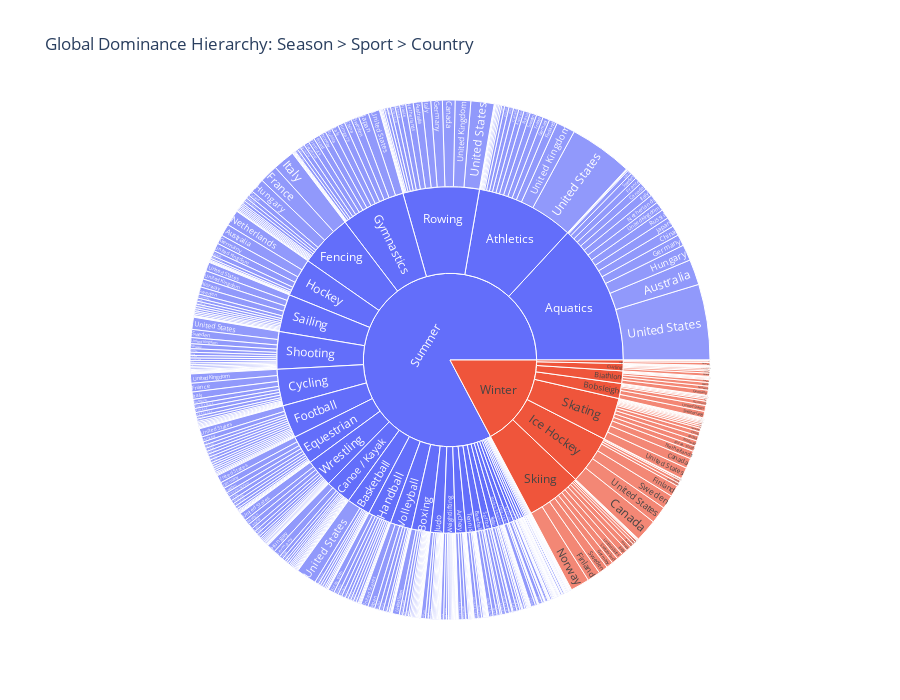

Write notebook code for a chart like this one.
### Markdown cell above
## 4. Professional Dashboard: Country Profiler
This section serves as an interactive dashboard. In a live environment, you can use the selection tools to zoom into specific regions.

### Code cell
# Interactive Sunburst Chart - Drill down from Sport -> Discipline -> Medal
top_20 = olympics_merged['Country'].value_counts().head(20).index
df_dash = olympics_merged[olympics_merged['Country'].isin(top_20)]

fig = px.sunburst(df_dash, path=['Season', 'Sport', 'Country'], 
                  title='Global Dominance Hierarchy: Season > Sport > Country',
                  height=700)
fig.show()

### Figure 1 — Plotly figure (JSON) as saved in the notebook; plotly's stock layout.template omitted (floating-point values rounded to 4 significant figures; data arrays with more than 128 entries replaced by an {"elided": "..."} marker saying what was removed)
{"data": [{"branchvalues": "total", "domain": {"x": [0, 1], "y": [0, 1]}, "hovertemplate": "labels=%{label}<br>count=%{value}<br>parent=%{parent}<br>id=%{id}<extra></extra>", "ids": {"elided": "581 str values"}, "labels": {"elided": "581 str values"}, "name": "", "parents": {"elided": "581 str values"}, "type": "sunburst", "values": {"elided": "581 int values"}}], "layout": {"height": 700, "legend": {"tracegroupgap": 0}, "title": {"text": "Global Dominance Hierarchy: Season > Sport > Country"}}}
